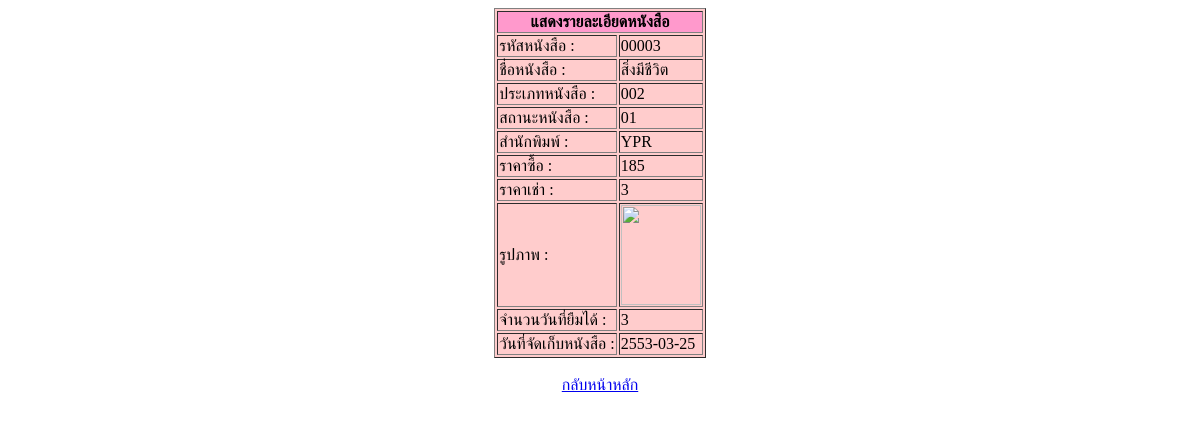
The page /bookDetail1_edit.php?bookId=00003 on the database as committed earlier.
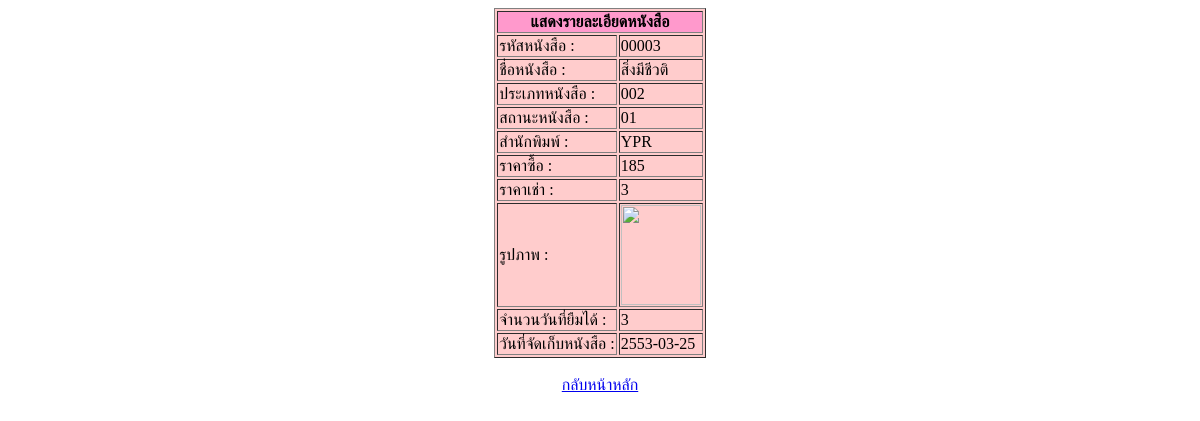
The same page on the database as committed later.
### tables this page shows
CREATE TABLE `book` (
  `BookID` varchar(5) NOT NULL DEFAULT 'NO',
  `BookName` varchar(30) NOT NULL DEFAULT 'NO',
  `TypeID` char(3) NOT NULL DEFAULT 'NO',
  `StatusID` char(2) NOT NULL DEFAULT 'NO',
  `Publish` varchar(20) DEFAULT NULL,
  `UnitPrice` int(4) NOT NULL,
  `UnitRent` int(2) NOT NULL,
  `DayAmount` int(2) DEFAULT NULL,
  `Picture` varchar(30) DEFAULT NULL,
  `BookDate` date NOT NULL
);

### bookDetail1_edit.php (the view, shortened to what this page needs)
<HTML>
<HEAD><TITLE>Show Data Book</TITLE></HEAD>
<BODY>
<?php
$bookId = $_REQUEST['bookId'];
$hostname = "localhost";
$username = "root";
$password = "";
$dbName = "bookStore";
$conn = mysqli_connect($hostname, $username, $password);
mysqli_select_db($conn, $dbName) or die("ไม่สามารถเลือกฐานข้อมูล bookStoreได้");
mysqli_query($conn,"set character_set_connection=utf8mb4");
mysqli_query($conn,"set character_set_client=utf8mb4");
mysqli_query($conn,"set character_set_results=utf8mb4");
$sql = "select * from book where BookID = $bookId";
$result = mysqli_query($conn,$sql);
$data = mysqli_fetch_array($result);
$Path="pictures/";
$image = "<img src=$Path$data[Picture] valign=middle align = center
width=\"80\" height = \"100\">";
echo "<table border=1 align =center bgcolor=#FFCCCC>";
echo "<tr><td align=center colspan = 2 bgcolor =#FF99CC><B>แสดงรายละเอียดหนังสือ
</B></td></tr>";
echo "<tr><td> รหัสหนังสือ : </td><td>".$data["BookID"]."</td></tr>";
echo "<tr><td> ชื่อหนังสือ : </td><td>".$data["BookName"]."</td></tr>";
echo "<tr><td> ประเภทหนังสือ : </td><td>".$data["TypeID"]."</td></tr>";
echo "<tr><td> สถานะหนังสือ : </td><td>".$data["StatusID"]."</td></tr>";
echo "<tr><td> สำนักพิมพ์ : </td><td>".$data["Publish"]."</td></tr>";
echo "<tr><td> ราคาซื้อ : </td><td>".$data["UnitPrice"]."</td></tr>";
echo "<tr><td> ราคาเช่า : </td><td>".$data["UnitRent"]."</td></tr>";
echo "<tr><td> รูปภาพ : </td><td>".$image."</td></tr>";
echo "<tr><td>จำนวนวันที่ยืมได้ : </td><td>".$data["DayAmount"]."</td></tr>";
echo "<tr><td> วันที่จัดเก็บหนังสือ :
</td><td>".$data["BookDate"]."</td></tr></table>";
?>
<BR>
<div align = "center"> <A HREF="bookList1.php">กลับหน้าหลัก</A></div><BR>
</BODY>
</HTML>

Rows that differ between the two databases and show on the page:
changed book "YPR": BookName "สิ่งมีชีวิต" → "สิ่งมีชีวติ"
